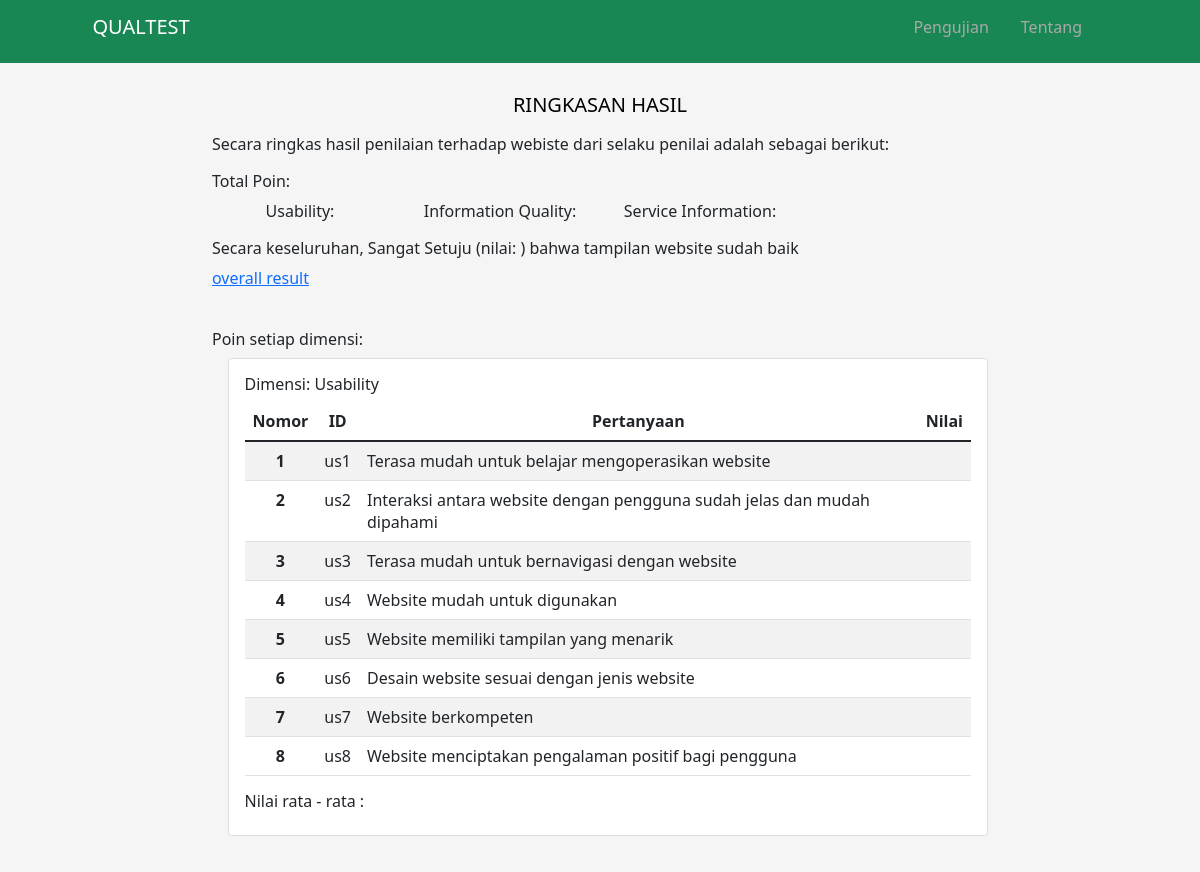
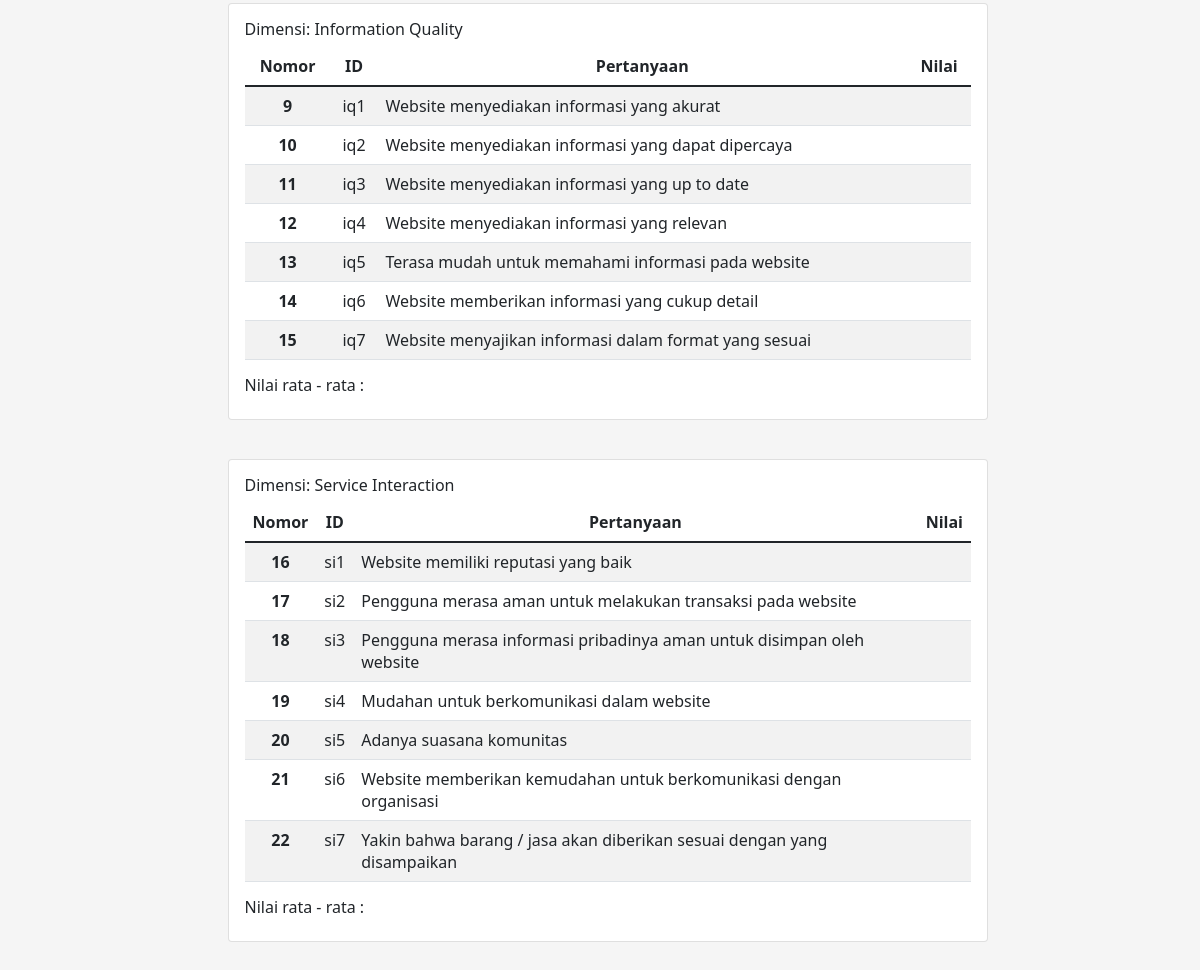
Screenshot of /obj-result.php with the database file from the repository (2 pictures, top to bottom).
### tables this page shows
CREATE TABLE `question` (
  `nomor` int(2) NOT NULL,
  `quest_id` varchar(3) NOT NULL,
  `quest` varchar(80) NOT NULL
);

### obj-result.php (the view, shortened to what this page needs)
<?php
    include 'navbar.php';
    $us = array();
    $iq = array();
    $totNilaiTest = $si_total + $us['us_total'] + $iq['iq_total'];
    $avgTest = $totNilaiTest / 23;
    mysqli_query($koneksi, "UPDATE `detail` SET `totnilai_test`=$totNilaiTest,`avg_test`=$avgTest WHERE test_id = $tesID");
    if($ov1 == 1){
        $kriteria = "Sangat Tidak Setuju";
    }
    elseif ($ov1 == 2){
        $kriteria = "Tidak Setuju";
    }
    elseif ($ov1 == 3){
        $kriteria = "Netral";
    }
    elseif ($ov1 == 4){
        $kriteria = "Setuju";
    }
    else{
        $kriteria = "Sangat Setuju";
    }
?>
<html>
    <head>
    <link href="https://cdn.jsdelivr.net/npm/bootstrap@5.0.2/dist/css/bootstrap.min.css" rel="stylesheet">
    </head>
    <body>
        <div class="container col-8">
            <h5 style="color:black;margin-bottom:15px;" class="text-center">RINGKASAN HASIL</h5>
            <p>Secara ringkas hasil penilaian terhadap webiste <strong> <?= $obj ?> </strong> dari
                <strong><?= $nama ?></strong> selaku penilai adalah sebagai berikut: </p>
            <h6>Total Poin: </h6>
            <div class="row text-center">
                <div class="col"><p>Usability: <?= $us['us_total'] ?></p> </div>
                <div class="col"><p>Information Quality: <?= $iq['iq_total'] ?></p></div>
                <div class="col"><p>Service Information: <?= $si_total ?></p></div>
                <div class="col"></a></div>
            </div>
            <h6>Secara keseluruhan, <?= $nama ?> <?= $kriteria ?> (nilai: <?= $ov1 ?>)
                bahwa tampilan website sudah baik </h6>
            <a href="result.php?&object=<?=$obj?>" style="margin-top: 10px;">overall result</a>
            <h6 class="indikator">Poin setiap dimensi: </h6>
            <div class="card card-body">
                <h6>Dimensi: Usability</h6>
                <div>
                    <table class="table table-striped">
                        <thead>
                            <tr>
                                <th class="text-center" scope="col-1  text-center">Nomor</th>
                                <th class="text-center" scope="col-1  text-center">ID</th>
                                <th class="text-center" scope="col-8  text-center">Pertanyaan</th>
                                <th class="text-center" scope="col-1  text-center">Nilai</th>
                            </tr>
                        </thead>
                        <tbody>
                        <?php $nomor=0;
                        $cek = mysqli_query($koneksi, "SELECT * FROM `question` WHERE `quest_id` LIKE 'us_';");
                        while($question = mysqli_fetch_assoc($cek)){
                            $nomor=$nomor+1;?>
                            <tr>
                                <th class="text-center" scope="row"><?= $question['nomor'] ?></th>
                                <td class="text-center"><?= $question['quest_id'] ?></td>
                                <td ><?= $question['quest'] ?></td>
                                <td class="text-center"><?= $us['us'.$nomor]?></td>
                            </tr>
                            <?php } ?>
                        </tbody>
                    </table>
                    <h6>Nilai rata - rata : <?= $us['us_avg'] ?></h6>
                </div>
            </div>
            <div class="card card-body">
                <h6>Dimensi: Information Quality</h6>
                <div>
                    <table class="table table-striped">
                        <thead>
                            <tr>
                                <th class="text-center" scope="col-1  text-center">Nomor</th>
                                <th class="text-center" scope="col-1  text-center">ID</th>
                                <th class="text-center" scope="col-8  text-center">Pertanyaan</th>
                                <th class="text-center" scope="col-1  text-center">Nilai</th>
                            </tr>
                        </thead>
                        <tbody>
                        <?php $nomor=0;
                        $cek = mysqli_query($koneksi, "SELECT * FROM `question` WHERE `quest_id` LIKE 'iq_';");
                        while($question = mysqli_fetch_assoc($cek)){
                            $nomor=$nomor+1;?>
                            <tr>
                                <th class="text-center" scope="row"><?= $question['nomor'] ?></th>
                                <td class="text-center"><?= $question['quest_id'] ?></td>
                                <td ><?= $question['quest'] ?></td>
                                <td class="text-center"><?= $iq['iq'.$nomor]?></td>
                            </tr>
                            <?php } ?>
                        </tbody>
                    </table>
                    <h6>Nilai rata - rata : <?= $iq['iq_avg'] ?></h6>
                </div>
            </div>
            <div class="card card-body">
                <div class="">
                    <h6>Dimensi: Service Interaction</h6>
                        <table class="table table-striped">
                            <thead>
                                <tr>
                                    <th class="text-center" scope="col-1  text-center">Nomor</th>
                                    <th class="text-center" scope="col-1  text-center">ID</th>
                                    <th class="text-center" scope="col-8  text-center">Pertanyaan</th>
                                    <th class="text-center" scope="col-1  text-center">Nilai</th>
                                </tr>
                            </thead>
                            <tbody>
                            <?php $nomor=0;
                            $cek = mysqli_query($koneksi, "SELECT * FROM `question` WHERE `quest_id` LIKE 'si_';");
                            while($question = mysqli_fetch_assoc($cek)){
                                $nomor=$nomor+1;?>
                                <tr>
                                    <th class="text-center" scope="row"><?= $question['nomor'] ?></th>
                                    <td class="text-center"><?= $question['quest_id'] ?></td>
                                    <td ><?= $question['quest'] ?></td>
                                    <td class="text-center"><?= $si['si'.$nomor]?></td>
                                </tr>
                                <?php } ?>
                            </tbody>
                        </table>
                        <h6>Nilai rata - rata : <?= $si['si_avg'] ?></h6>
                    </div>
                </div>
            </div>
    </body>
</html>

### navbar.php (shortened to what this page needs)
<head>
    <link href="https://cdn.jsdelivr.net/npm/bootstrap@5.1.3/dist/css/bootstrap.min.css" rel="stylesheet">
</head>
<body>
    <nav class="row navigation-bar">
        <div class="col-3">
            <ul class="nav justify-content-center">
                <li class="nav-item brand">
                    <a class="nav-link" href="index.php"><h5>QUALTEST</h5></a>
                </li>
            </ul>
        </div>
        <div class="col-8">
            <ul class="nav justify-content-end">
                <li class="nav-item">
                    <a class="menu nav-link active" aria-current="page" href="index.php">
                        <p>Pengujian</p>
                    </a>
                </li>
                <li class=" nav-item">
                    <a class="menu nav-link active" href="about.php">
                        <p>Tentang</p>
                    </a>
                </li>
            </ul>
        </div>
    </nav>
</body>
</html>

### navbar.php (style rules this page uses)
.navigation-bar { background-color: #198754; margin-bottom: 30px; }
body { background-color: whitesmoke; }
h5 { color: white ; }
.navigation-bar a { padding-top: 15px; text-decoration: none; color: darkgrey; }

### obj-result.php (style rules this page uses)
body { background-color: whitesmoke; }
.indikator { margin-top: 40px; }
.card { margin-bottom: 5%; margin-left: 2%; }

### rows the page displays
question: nomor "1", quest_id "us1", quest "Terasa mudah untuk belajar mengoperasikan website"
question: nomor "2", quest_id "us2", quest "Interaksi antara website dengan pengguna sudah jelas dan mudah dipahami"
question: nomor "3", quest_id "us3", quest "Terasa mudah untuk bernavigasi dengan website"
question: nomor "4", quest_id "us4", quest "Website mudah untuk digunakan"
question: nomor "5", quest_id "us5", quest "Website memiliki tampilan yang menarik"
question: nomor "6", quest_id "us6", quest "Desain website sesuai dengan jenis website"
question: nomor "7", quest_id "us7", quest "Website berkompeten"
question: nomor "8", quest_id "us8", quest "Website menciptakan pengalaman positif bagi pengguna"
question: nomor "9", quest_id "iq1", quest "Website menyediakan informasi yang akurat"
question: nomor "10", quest_id "iq2", quest "Website menyediakan informasi yang dapat dipercaya"
question: nomor "11", quest_id "iq3", quest "Website menyediakan informasi yang up to date"
question: nomor "12", quest_id "iq4", quest "Website menyediakan informasi yang relevan"
question: nomor "13", quest_id "iq5", quest "Terasa mudah untuk memahami informasi pada website"
question: nomor "14", quest_id "iq6", quest "Website memberikan informasi yang cukup detail"
question: nomor "15", quest_id "iq7", quest "Website menyajikan informasi dalam format yang sesuai"
question: nomor "16", quest_id "si1", quest "Website memiliki reputasi yang baik"
question: nomor "17", quest_id "si2", quest "Pengguna merasa aman untuk melakukan transaksi pada website"
question: nomor "18", quest_id "si3", quest "Pengguna merasa informasi pribadinya aman untuk disimpan oleh website"
question: nomor "19", quest_id "si4", quest "Mudahan untuk berkomunikasi dalam website"
question: nomor "20", quest_id "si5", quest "Adanya suasana komunitas"
question: nomor "21", quest_id "si6", quest "Website memberikan kemudahan untuk berkomunikasi dengan organisasi"
question: nomor "22", quest_id "si7", quest "Yakin bahwa barang / jasa akan diberikan sesuai dengan yang disampaikan"

### other values shown
$kriteria "Sangat Setuju"
